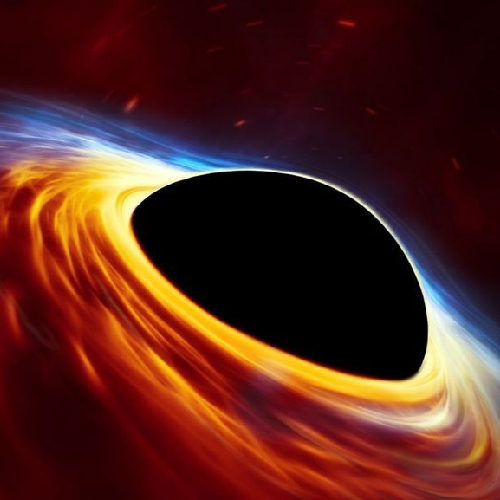
#> input picture m-4/AlgoGeo/05_Voronoi/sample.jpg, 500 x 500 px
$ python TP2_voronoi-discret.py
#> lines starting #> are read from the running program, lines starting #| are printed output that depends on the picture; after the words box and inside, x2 and y2 are one past the last pixel; in counts of white or black regions, pixels touching at a corner belong together
import math
import sys
from math import sqrt
import numpy as np
import random
import cv2
import matplotlib.pyplot as plt


class Mask:
    def __init__(self, x, y, d):
#> called with x = -1, y = 0, d = 1
        self.x = x
        self.y = y
        self.d = d


class Pixel:
    def __init__(self, c, d):
        self.c = c
        self.d = d

    def color_to_rgb(self):
        return tuple(int(self.c.lstrip('#')[i:i + 2], 16) for i in (0, 2, 4))


class Point:
    def __init__(self, x, y, c):
        self.x = x
        self.y = y
        self.c = c


class Image:

    def __init__(self, path):
#> called with path = './sample.jpg'
        self.source = cv2.imread(path, cv2.IMREAD_UNCHANGED)
#> self.source is the input picture: shape (500, 500, 3); mean B, G, R 28.2, 36.5, 84.7
        self.distance = [[sys.maxsize] * self.source.shape[1] for i in range(self.source.shape[0])]
        self.generate_random()

    def generate_random(self):
        for i in range(round((self.source.shape[0] * self.source.shape[1]) * 0.001)):
            (x, y, c) = [
                round(random.randint(0, self.source.shape[1] - 1)),
                round(random.randint(0, self.source.shape[0] - 1)),
                tuple(np.random.choice(range(255), size=3))]
            self.source[y][x] = c
            self.distance[y][x] = 0
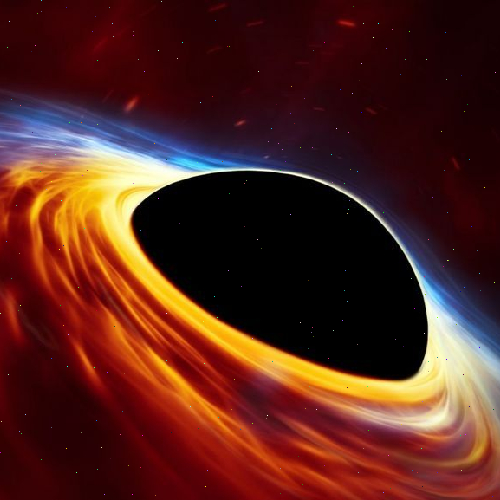
#> self.source: shape (500, 500, 3); 0.1% of pixels changed, all inside (x1, y1, x2, y2) = (0, 0, 499, 497)

    def write_and_display_image(self):
        cv2.imshow('generated-image', self.source)
        cv2.waitKey(0)
        cv2.destroyWindow('generated-image')


mask_top_to_bottom = [
    Mask(-1, 0, 1),
    Mask(-1, -1, sqrt(2)),
    Mask(0, -1, 1),
    Mask(1, -1, sqrt(2))
]

mask_bottom_to_top = [
    Mask(1, 0, 1),
    Mask(1, 1, sqrt(2)),
    Mask(0, 1, 1),
    Mask(-1, 1, sqrt(2))
]


def voronoi(i):
    for y, col in enumerate(i.source):
        for x, row in enumerate(i.source[y]):
            current = i.distance[y][x]

            op_mask = None
            for mask in mask_top_to_bottom:
                if 0 <= y + mask.y < len(i.source) and 0 <= x + mask.x < len(i.source[y + mask.y]):
                    if op_mask is None or i.distance[y + mask.y][x + mask.x] < i.distance[y + op_mask.y][x + op_mask.x]:
                        op_mask = mask

            if op_mask is not None and current > (i.distance[y + op_mask.y][x + op_mask.x] + op_mask.d):
                i.source[y][x] = i.source[y + op_mask.y][x + op_mask.x]
                i.distance[y][x] = i.distance[y + op_mask.y][x + op_mask.x] + op_mask.d
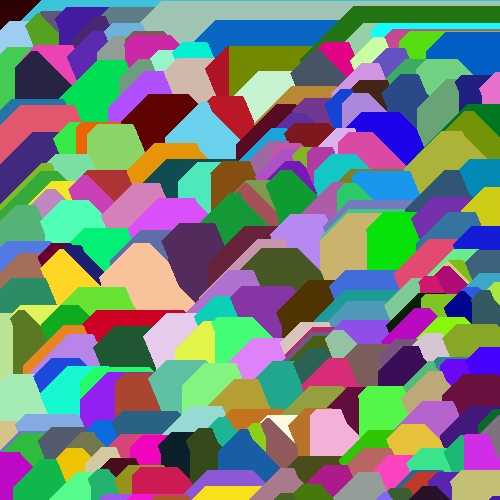
#> i.source: shape (500, 500, 3); mean B, G, R 124.4, 128.8, 117.5
#> after the loop, i.distance = 500 items

    for y, col in reversed(list(enumerate(i.source))):
        for x, row in reversed(list(enumerate(i.source[y]))):
            current = i.distance[y][x]

            op_mask = None
            for mask in mask_bottom_to_top:
                if 0 <= y + mask.y < len(i.source) and 0 <= x + mask.x < len(i.source[y + mask.y]):
                    if op_mask is None or i.distance[y + mask.y][x + mask.x] < i.distance[y + op_mask.y][x + op_mask.x]:
                        op_mask = mask

            if op_mask is not None and current > (i.distance[y + op_mask.y][x + op_mask.x] + op_mask.d):
                i.source[y][x] = i.source[y + op_mask.y][x + op_mask.x]
                i.distance[y][x] = i.distance[y + op_mask.y][x + op_mask.x] + op_mask.d
#> this loop made 500 passes
#> y on passes 1 to 3: 499, 498, 497
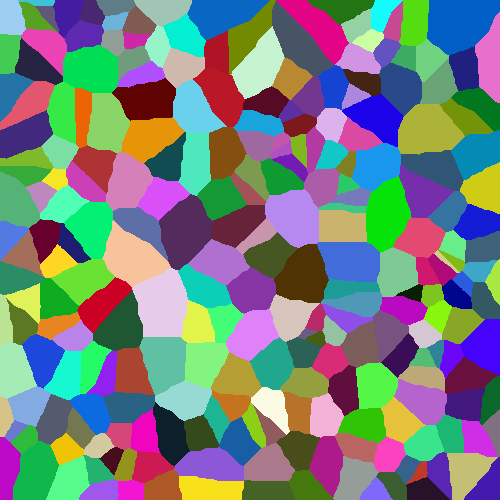
#> i.source: shape (500, 500, 3); mean B, G, R 126.5, 127.5, 117.4


image = Image("./sample.jpg")
voronoi(image)
image.write_and_display_image()
